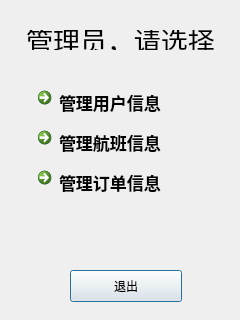
<?xml version="1.0" encoding="UTF-8"?>
<ui version="4.0">
 <class>Dialog</class>
 <widget class="QDialog" name="Dialog">
  <property name="geometry">
   <rect>
    <x>0</x>
    <y>0</y>
    <width>240</width>
    <height>320</height>
   </rect>
  </property>
  <property name="windowTitle">
   <string>信息管理后台</string>
  </property>
  <widget class="QLabel" name="label">
   <property name="geometry">
    <rect>
     <x>0</x>
     <y>30</y>
     <width>241</width>
     <height>20</height>
    </rect>
   </property>
   <property name="font">
    <font>
     <pointsize>20</pointsize>
    </font>
   </property>
   <property name="text">
    <string>管理员，请选择</string>
   </property>
   <property name="alignment">
    <set>Qt::AlignCenter</set>
   </property>
  </widget>
  <widget class="QPushButton" name="btn_exit">
   <property name="geometry">
    <rect>
     <x>70</x>
     <y>270</y>
     <width>112</width>
     <height>32</height>
    </rect>
   </property>
   <property name="text">
    <string>退出</string>
   </property>
  </widget>
  <widget class="QWidget" name="layoutWidget">
   <property name="geometry">
    <rect>
     <x>30</x>
     <y>80</y>
     <width>192</width>
     <height>114</height>
    </rect>
   </property>
   <layout class="QVBoxLayout" name="verticalLayout">
    <item>
     <widget class="QCommandLinkButton" name="btn_user">
      <property name="font">
       <font>
        <pointsize>13</pointsize>
       </font>
      </property>
      <property name="text">
       <string>管理用户信息</string>
      </property>
     </widget>
    </item>
    <item>
     <widget class="QCommandLinkButton" name="btn_flight">
      <property name="font">
       <font>
        <pointsize>13</pointsize>
       </font>
      </property>
      <property name="text">
       <string>管理航班信息</string>
      </property>
     </widget>
    </item>
    <item>
     <widget class="QCommandLinkButton" name="btn_order">
      <property name="font">
       <font>
        <pointsize>13</pointsize>
       </font>
      </property>
      <property name="text">
       <string>管理订单信息</string>
      </property>
     </widget>
    </item>
   </layout>
  </widget>
 </widget>
 <resources/>
 <connections>
  <connection>
   <sender>btn_exit</sender>
   <signal>clicked()</signal>
   <receiver>Dialog</receiver>
   <slot>accept()</slot>
   <hints>
    <hint type="sourcelabel">
     <x>125</x>
     <y>285</y>
    </hint>
    <hint type="destinationlabel">
     <x>119</x>
     <y>159</y>
    </hint>
   </hints>
  </connection>
 </connections>
</ui>
